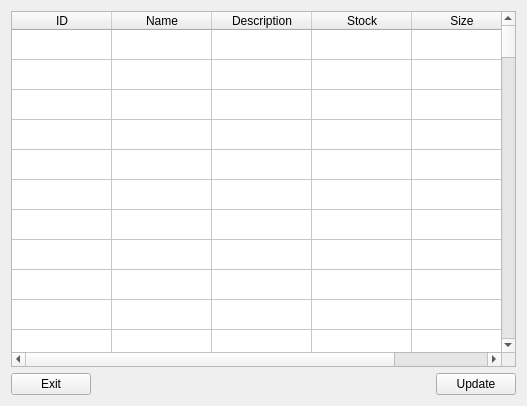
<?xml version="1.0" encoding="UTF-8"?>
<ui version="4.0">
 <class>product_view</class>
 <widget class="QWidget" name="product_view">
  <property name="geometry">
   <rect>
    <x>0</x>
    <y>0</y>
    <width>527</width>
    <height>406</height>
   </rect>
  </property>
  <property name="windowTitle">
   <string>Form</string>
  </property>
  <layout class="QGridLayout" name="gridLayout">
   <item row="4" column="0">
    <widget class="QPushButton" name="exit_button">
     <property name="text">
      <string>Exit</string>
     </property>
    </widget>
   </item>
   <item row="4" column="1">
    <spacer name="button_spacer">
     <property name="orientation">
      <enum>Qt::Horizontal</enum>
     </property>
     <property name="sizeHint" stdset="0">
      <size>
       <width>40</width>
       <height>20</height>
      </size>
     </property>
    </spacer>
   </item>
   <item row="4" column="2">
    <widget class="QPushButton" name="update_button">
     <property name="text">
      <string>Update</string>
     </property>
    </widget>
   </item>
   <item row="0" column="0" colspan="3">
    <widget class="QTableWidget" name="product_table_widget">
     <property name="baseSize">
      <size>
       <width>0</width>
       <height>0</height>
      </size>
     </property>
     <property name="rowCount">
      <number>99</number>
     </property>
     <property name="columnCount">
      <number>5</number>
     </property>
     <attribute name="horizontalHeaderVisible">
      <bool>true</bool>
     </attribute>
     <attribute name="horizontalHeaderCascadingSectionResizes">
      <bool>false</bool>
     </attribute>
     <attribute name="verticalHeaderVisible">
      <bool>false</bool>
     </attribute>
     <attribute name="verticalHeaderHighlightSections">
      <bool>true</bool>
     </attribute>
     <row/>
     <row/>
     <row/>
     <row/>
     <row/>
     <row/>
     <row/>
     <row/>
     <row/>
     <row/>
     <row/>
     <row/>
     <row/>
     <row/>
     <row/>
     <row/>
     <row/>
     <row/>
     <row/>
     <row/>
     <row/>
     <row/>
     <row/>
     <row/>
     <row/>
     <row/>
     <row/>
     <row/>
     <row/>
     <row/>
     <row/>
     <row/>
     <row/>
     <row/>
     <row/>
     <row/>
     <row/>
     <row/>
     <row/>
     <row/>
     <row/>
     <row/>
     <row/>
     <row/>
     <row/>
     <row/>
     <row/>
     <row/>
     <row/>
     <row/>
     <row/>
     <row/>
     <row/>
     <row/>
     <row/>
     <row/>
     <row/>
     <row/>
     <row/>
     <row/>
     <row/>
     <row/>
     <row/>
     <row/>
     <row/>
     <row/>
     <row/>
     <row/>
     <row/>
     <row/>
     <row/>
     <row/>
     <row/>
     <row/>
     <row/>
     <row/>
     <row/>
     <row/>
     <row/>
     <row/>
     <row/>
     <row/>
     <row/>
     <row/>
     <row/>
     <row/>
     <row/>
     <row/>
     <row/>
     <row/>
     <row/>
     <row/>
     <row/>
     <row/>
     <row/>
     <row/>
     <row/>
     <row/>
     <row/>
     <column>
      <property name="text">
       <string>ID</string>
      </property>
     </column>
     <column>
      <property name="text">
       <string>Name</string>
      </property>
     </column>
     <column>
      <property name="text">
       <string>Description</string>
      </property>
     </column>
     <column>
      <property name="text">
       <string>Stock</string>
      </property>
     </column>
     <column>
      <property name="text">
       <string>Size</string>
      </property>
     </column>
    </widget>
   </item>
  </layout>
 </widget>
 <resources/>
 <connections/>
</ui>
